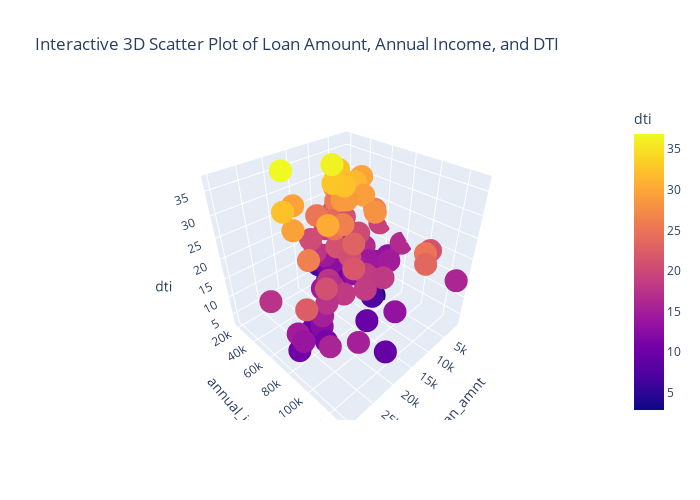

The cell this chart's notebook holds for it:
### Markdown cell above
## Interactive 3D Scatter Plot with Plotly

In this section, we have created an interactive 3D Scatter Plot using Plotly. This interactive visualization enhances our ability to explore the relationships between Loan Amount, Annual Income, and Debt-to-Income Ratio (DTI) by allowing us to interact with the data points and gain insights in a more dynamic manner.

#### Why We Are Using an Interactive 3D Scatter Plot:
- **Enhanced Exploration**: Traditional 3D Scatter Plots can be limiting in terms of interactivity. By using Plotly, we can interact with the plot, zoom in on data points, rotate the view, and hover over points to see detailed information. This enhances our exploration and understanding of the data.

#### High-Level Definition:
- **Interactive 3D Scatter Plot**: A dynamic visualization that presents data points in three-dimensional space, with Loan Amount, Annual Income, and DTI as the three axes. It allows users to interact with the plot for a more immersive experience.

#### What We Aim to Accomplish:
- With this interactive visualization, we aim to provide a user-friendly way to explore the relationships between Loan Amount, Annual Income, and DTI.
- Users can gain insights by interacting with the plot, such as identifying clusters, outliers, or trends within the data.

The interactive 3D Scatter Plot offers a powerful tool for data exploration and analysis, making it easier to derive meaningful conclusions from the dataset.

### Code cell
import plotly.express as px

# Assuming feature_engineered_data_transformed is your preprocessed DataFrame
# and it has been sampled or reduced appropriately for visualization.

# Create an interactive 3D scatter plot with Plotly
fig = px.scatter_3d(feature_engineered_data_transformed.sample(n=100),
                    x='loan_amnt',
                    y='annual_inc',
                    z='dti',
                    color='dti',
                    title='Interactive 3D Scatter Plot of Loan Amount, Annual Income, and DTI')

# Update the layout to adjust the size
fig.update_layout(width=700, height=500)  # You can adjust these values as needed

# Show the plot
fig.show()

### Figure 1 — Plotly figure (JSON) as saved in the notebook; plotly's stock layout.template omitted (floating-point values rounded to 4 significant figures)
{"data": [{"hovertemplate": "loan_amnt=%{x}<br>annual_inc=%{y}<br>dti=%{marker.color}<extra></extra>", "legendgroup": "", "marker": {"color": [7.41, 18.88, 15.89, 32.72, 7.25, 12.56, 36.87, 28.85, 16.57, 7.03, 29.59, 23.04, 32.29, 15.08, 29.78, 28.74, 12.23, 13.19, 15.85, 14.36, 6.74, 20.31, 11.09, 12.6, 30.33, 36.24, 20.78, 28.09, 4.99, 15.19, 22.46, 23.62, 15.39, 13.92, 16.6, 19.27, 2.85, 20.77, 13.35, 13.2, 20.97, 14.78, 32.42, 9.38, 14.71, 25.59, 29.18, 17.19, 13.1, 17.03, 25.02, 17.56, 26.16, 18.3, 17.74, 17.92, 11.23, 10.26, 18.47, 13.29, 5.94, 14.47, 21.18, 20.41, 32.06, 28.76, 28.97, 7.33, 29.48, 26.21, 17.56, 15.68, 18.53, 16.1, 14.33, 21.73, 13.03, 19.62, 31.54, 21.11, 10.56, 23.76, 16.94, 9.68, 15.36, 30.43, 6.12, 27.73, 20.4, 26.27, 10.89, 25.1, 25.23, 9.39, 10.37, 10.47, 6.84, 9.18, 18.18, 15.4], "coloraxis": "coloraxis", "symbol": "circle"}, "mode": "markers", "name": "", "scene": "scene", "showlegend": false, "type": "scatter3d", "x": [10000.0, 10000.0, 3000.0, 12000.0, 10000.0, 12000.0, 20000.0, 10720.0, 1000.0, 15000.0, 19000.0, 14000.0, 10800.0, 25000.0, 2000.0, 5000.0, 25000.0, 24000.0, 10000.0, 12800.0, 3000.0, 8000.0, 5875.0, 10000.0, 20000.0, 11400.0, 5950.0, 9000.0, 11200.0, 25000.0, 30000.0, 10800.0, 8000.0, 30000.0, 7000.0, 1000.0, 6000.0, 15000.0, 14800.0, 20000.0, 24000.0, 5600.0, 24200.0, 17000.0, 30000.0, 8000.0, 6950.0, 21000.0, 12000.0, 5000.0, 14750.0, 30000.0, 5850.0, 13500.0, 20000.0, 16200.0, 12000.0, 10000.0, 15000.0, 6000.0, 1400.0, 20000.0, 15000.0, 7000.0, 6000.0, 10000.0, 5250.0, 3000.0, 24000.0, 25000.0, 24000.0, 28800.0, 18000.0, 7200.0, 8000.0, 18000.0, 2700.0, 6000.0, 7000.0, 4200.0, 5000.0, 12000.0, 20000.0, 25000.0, 11420.0, 6000.0, 3000.0, 6700.0, 16000.0, 14000.0, 26000.0, 10000.0, 14020.0, 7700.0, 30000.0, 10000.0, 10000.0, 20000.0, 21000.0, 6000.0], "y": [80000.0, 30000.0, 130000.0, 48000.0, 48000.0, 45000.0, 34010.0, 51500.0, 77000.0, 48000.0, 38000.0, 75000.0, 54000.0, 120000.0, 38160.0, 40000.0, 89000.0, 82000.0, 53200.0, 40190.0, 47000.0, 57730.0, 42000.0, 40000.0, 76000.0, 45000.0, 35000.0, 75870.0, 35360.0, 90000.0, 100000.0, 123000.0, 56000.0, 95000.0, 60000.0, 55000.0, 69000.0, 75000.0, 115000.0, 74460.0, 90000.0, 80000.0, 55000.0, 99000.0, 90000.0, 34000.0, 58000.0, 81000.0, 68000.0, 32000.0, 60000.0, 65060.0, 65000.0, 99600.0, 75000.0, 45000.0, 38160.0, 55000.0, 90000.0, 70000.0, 58000.0, 68400.0, 62850.0, 18820.0, 29500.0, 53000.0, 23000.0, 36000.0, 62400.0, 80000.0, 90000.0, 112500.0, 100000.0, 54500.0, 68000.0, 90000.0, 70270.0, 20000.0, 50000.0, 110000.0, 35000.0, 45000.0, 79000.0, 80000.0, 65000.0, 45000.0, 60000.0, 28000.0, 40000.0, 65000.0, 97000.0, 120000.0, 39000.0, 40000.0, 90000.0, 52400.0, 20000.0, 125000.0, 93000.0, 35000.0], "z": [7.41, 18.88, 15.89, 32.72, 7.25, 12.56, 36.87, 28.85, 16.57, 7.03, 29.59, 23.04, 32.29, 15.08, 29.78, 28.74, 12.23, 13.19, 15.85, 14.36, 6.74, 20.31, 11.09, 12.6, 30.33, 36.24, 20.78, 28.09, 4.99, 15.19, 22.46, 23.62, 15.39, 13.92, 16.6, 19.27, 2.85, 20.77, 13.35, 13.2, 20.97, 14.78, 32.42, 9.38, 14.71, 25.59, 29.18, 17.19, 13.1, 17.03, 25.02, 17.56, 26.16, 18.3, 17.74, 17.92, 11.23, 10.26, 18.47, 13.29, 5.94, 14.47, 21.18, 20.41, 32.06, 28.76, 28.97, 7.33, 29.48, 26.21, 17.56, 15.68, 18.53, 16.1, 14.33, 21.73, 13.03, 19.62, 31.54, 21.11, 10.56, 23.76, 16.94, 9.68, 15.36, 30.43, 6.12, 27.73, 20.4, 26.27, 10.89, 25.1, 25.23, 9.39, 10.37, 10.47, 6.84, 9.18, 18.18, 15.4]}], "layout": {"coloraxis": {"colorbar": {"title": {"text": "dti"}}, "colorscale": [[0, "#0d0887"], [0.1111, "#46039f"], [0.2222, "#7201a8"], [0.3333, "#9c179e"], [0.4444, "#bd3786"], [0.5556, "#d8576b"], [0.6667, "#ed7953"], [0.7778, "#fb9f3a"], [0.8889, "#fdca26"], [1, "#f0f921"]]}, "height": 500, "legend": {"tracegroupgap": 0}, "scene": {"domain": {"x": [0, 1], "y": [0, 1]}, "xaxis": {"title": {"text": "loan_amnt"}}, "yaxis": {"title": {"text": "annual_inc"}}, "zaxis": {"title": {"text": "dti"}}}, "title": {"text": "Interactive 3D Scatter Plot of Loan Amount, Annual Income, and DTI"}, "width": 700}}
